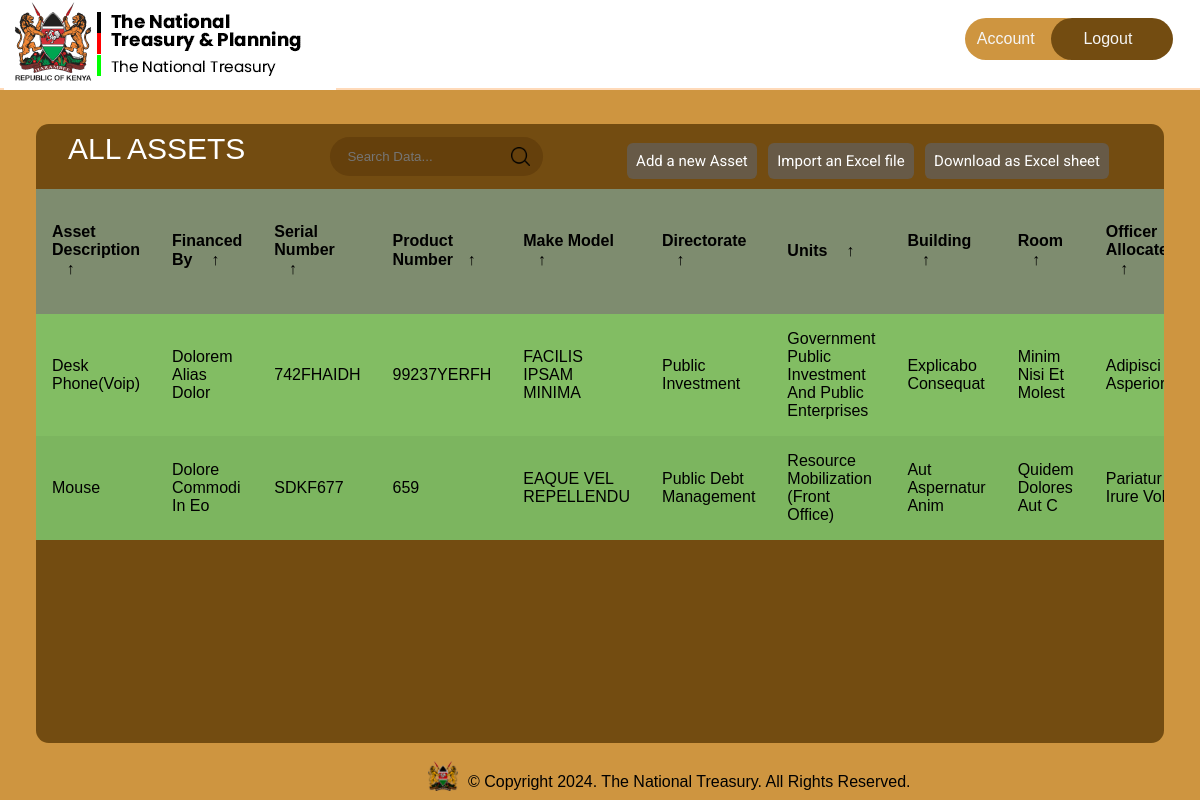
Screenshot of / (signed in) with the database file from the repository.
### inventory/models.py (models this page shows, shortened)
class Asset(db.Model):
    idassets = db.Column(db.Integer, primary_key=True)
    asset_description = db.Column(db.Text, nullable=False)
    financed_by = db.Column(db.Text, default="N/A")
    serial_number = db.Column(db.Text, nullable=False, unique=True)
    product_number = db.Column(db.Text, nullable=False)
    make_model = db.Column(db.Text, nullable=False)
    directorate = db.Column(db.Text, nullable=False)
    units = db.Column(db.Text, nullable=False)
    building = db.Column(db.Text, nullable=False)
    room = db.Column(db.Integer, nullable=False)
    officer_allocated = db.Column(db.Text, default="N/A")
    officer_contact_info = db.Column(db.Text, default="N/A")
    state = db.Column(db.Text, nullable=False)

### inventory/routes.py (the view)
@app.route("/")
def index():
    assets = Asset.query.all()
    return render_template("index.html", assets=assets)

### inventory/models.py (called while the page is built)
@login_manager.user_loader
def load_user(user_id):
    return User.query.get(int(user_id))

### inventory/templates/index.html (shortened to what this page needs)
{% extends "base.html" %}
{% if current_user.is_authenticated %}
{% block head %}
{{ super() }}
<link rel="stylesheet" href="{{ url_for('static', filename='dashboard.css') }}">
{% endblock head %}
{% endif %}
{% block navlinks %}
	{%if current_user.is_authenticated%}
		<a href="{{url_for('profile')}}" class="links signup">Account</a>
		<a href="{{url_for('logout')}}" class="links login">Logout</a>
	{% else %}
		<a href="{{url_for('register')}}" class="links signup">Sign up</a>
		<a href="{{url_for('login')}}" class="links login">Login</a>
	{% endif %}
{% endblock navlinks %}
{% block body %}
{% if not current_user.is_authenticated %}
<div class="heading" style="background-color: rgb(115,76,17)">
	<h2>INVENTORY MANAGEMENT SYSTEM</h2>
</div> <br><br>
<div class="parent">
	<div class="child1">
		<p>The  <b> National Treasury Inventory Management System </b>
			is your comprehensive solution for managing and safeguarding the assets of our nation's treasury.
			Our state-of-the-art platform ensures efficient, secure, and transparent handling of inventory,
			providing a seamless experience for all users.</p>
		<div class="register-login-btns">
			<a href="{{ url_for('register') }}" class="button-64" role="button"><span class="text">Get Started</span></a>
			<a href="{{ url_for('login') }}" class="button-64" role="button"><span class="text">Log In</span></a>
		</div>
	</div>
	<div class="child2">
		<img src="{{url_for('static', filename='assets/images/hero.jpeg')}}" alt="">
	</div>
</div>
{% else %}
<div class="main">
    <main class="table" id="customers_table">
        <section class="table__header">
            <a href="{{ url_for('index') }}" class="all-assets-btn" ><h1>All Assets</h1></a>
            <div class="input-group">
                <input type="search" placeholder="Search Data...">
		<img src="{{ url_for('static', filename='assets/images/search.png') }}" alt="">
            </div>
	    <div class="table-links">
		<a href="{{ url_for('create_assets') }}" class="add-asset-link">Add a new Asset</a>
		<button id="import-excel-btn" class="import-excel">Import an Excel file</button>
		<button id="toEXCEL" class="export-excel">Download as
			Excel sheet</button>
	    </div>
        </section>
        <section class="table__body">
            <table>
                <thead>
                    <tr>
                        <th> Asset Description <span class="icon-arrow">&UpArrow;</span></th>
                        <th> Financed by <span class="icon-arrow">&UpArrow;</span></th>
                        <th> Serial Number <span class="icon-arrow">&UpArrow;</span></th>
                        <th> Product Number<span class="icon-arrow">&UpArrow;</span></th>
                        <th> Make Model <span class="icon-arrow">&UpArrow;</span></th>
                        <th> Directorate <span class="icon-arrow">&UpArrow;</span></th>
                        <th> Units <span class="icon-arrow">&UpArrow;</span></th>
                        <th> Building <span class="icon-arrow">&UpArrow;</span></th>
                        <th> Room <span class="icon-arrow">&UpArrow;</span></th>
                        <th> Officer Allocated <span class="icon-arrow">&UpArrow;</span></th>
                    </tr>
                </thead>
                <tbody>
					{% for asset in assets %}
					<tr>
						<td>{{ asset.asset_description }}</td>
						<td>{{ asset.financed_by }}</td>
						<td>{{ asset.serial_number }}</td>
						<td>{{ asset.product_number }}</td>
						<td>{{ asset.make_model }}</td>
						<td>{{ asset.directorate }}</td>
						<td>{{ asset.units }}</td>
						<td>{{ asset.building }}</td>
						<td>{{ asset.room }}</td>
						<td>{{ asset.officer_allocated }}</td>
					</tr>
						{% endfor %}
                </tbody>
            </table>
        </section>
    </main>
	{% endif %}
{% endblock body %}

### inventory/templates/base.html (shortened to what this page needs)
<!DOCTYPE html>
<html lang="en">
<head>
	{% block head %}
	<link rel="stylesheet" href="https://cdnjs.cloudflare.com/ajax/libs/font-awesome/6.5.1/css/all.min.css"
 />
		<link rel="stylesheet" href="{{ url_for('static',filename='style.css') }}">
	{% endblock head %}
</head>
<body>
	<div class="nav">
		<div class="logo">
			<a href="{{ url_for('index') }}"><img
					src=" {{ url_for('static', filename='assets/images/TNT logo.png')  }} "
					alt="treasury logo"></img></a>
		</div>
		<div class="links">
			{% block navlinks %}
			{% endblock navlinks %}
		</div>
	</div>
	{% block body %}
	{% endblock body %}
	<div class="footer">
		<img src="{{ url_for('static', filename='assets/images/tntfooterlogo.png') }}" alt="footer logo"
			width="30" height="30">
		<p>© Copyright <span class="copyright-year"></span>. The National Treasury. All Rights Reserved.</p>
	</div>
</body>
</html>

### inventory/static/style.css (style rules this page uses)
* { margin: 0; padding: 0; box-sizing: border-box; color-scheme: light; @import url('https://fonts.googleapis.com/css2?family=Roboto+Mono:ital,wght@0,100..700;1,100..700&display=swap'); }
body { display: flex; flex-direction: column; height: 100%; background-color: #ce9540; }
.nav { display: flex; justify-content: space-between; align-items: center; border-bottom: 2px solid peachpuff; padding-left: 4px; padding-top: 5px; padding-right: 15px; background-color: white; position: sticky; top: 0; height: 90px; width: 100%; }
.links { padding: 12px; display: flex; align-items: center; gap: 32px; border-radius: 34px; margin-bottom: 8px; }
.links>a { text-decoration: none; color: whitesmoke; width: 7.6em; }
.signup { background-color: #CE9540; }
.login { background-color: #734C11; margin-left: -67px; padding-left: 32px; }
.footer { display: flex; align-items: center; gap: 10px; margin-left: 8px; position: fixed; bottom: 0; margin-bottom: 4px; left: 35vw; }
.main { display: flex; flex-direction: column; align-items: center; }
.footer { margin-top: 12px; padding-top: 18px; display: flex; align-items: end; justify-content: center; }

### inventory/static/dashboard.css (style rules this page uses)
section { background-color: #734c11; }
body { display: flex; flex-direction: column; height: 100%; background-color: #ce9540; }
.all-assets-btn { text-decoration: none; }
.table-links { margin-top: 20px; margin-right: 16px; }
.table-links>* { padding: 9px; background-color: #675a47; margin-right: 7px; margin-bottom: 12px; color: #fff; font-family: 'Roboto', sans-serif; font-size: 15px; border-radius: 6px; appearance: none; border: none }
.add-asset-link { text-decoration: none; }
h1 { font-size: 30px; color: #fff; text-transform: uppercase; font-weight: 300; text-align: center; margin-bottom: 15px; }
.footer { position: fixed; bottom: 5px; }
* { margin: 0; padding: 0; box-sizing: border-box; font-family: sans-serif; }
td, th { width: 200px; }
main.table { width: 94%; margin: 34px 0px; background-color: #734c11; height: calc(90vh - 101px); backdrop-filter: blur(7px); border-radius: .8rem; overflow: auto; }
tbody { background: #82bd63; }
td { width: 400px; }
.table__header { width: 100%; height: 65px; padding: .8rem 2rem; display: flex; justify-content: space-between; align-items: center; }
.table__header .input-group { width: 20%; height: 100%; background-color: #4a270455; padding: 0 .8rem; border-radius: 2rem; display: flex; justify-content: center; align-items: center; transition: .2s; }
.table__header .input-group img { width: 1.2rem; height: 1.2rem; }
.table__header .input-group input { width: 100%; padding: 0 .5rem 0 .3rem; background-color: transparent; border: none; outline: none; }
table { width: 100%; }
table, th, td { border-collapse: collapse; padding: 1rem; text-align: left; }
thead th { position: sticky; top: 0; left: 0; background-color: #87bbb494; cursor: pointer; text-transform: capitalize; }
tbody tr:nth-child(even) { background-color: #0000000b; }
tbody tr { --delay: .1s; transition: .5s ease-in-out var(--delay), background-color 0s; }
tbody tr td, tbody tr td p, tbody tr td img { transition: .2s ease-in-out; }
thead th span.icon-arrow { display: inline-block; width: 1.3rem; height: 1.3rem; border-radius: 50%; border: 1.4px solid transparent; text-align: center; font-size: 1rem; margin-left: .5rem; transition: .2s ease-in-out; }

### rows the page displays
Asset: asset_description "Desk Phone(Voip)", financed_by "Dolorem Alias Dolor", serial_number "742FHAIDH", product_number "99237YERFH", make_model "FACILIS IPSAM MINIMA", directorate "Public Investment", units "Government Public Investment And Public Enterprises", building "Explicabo Consequat", room "Minim Nisi Et Molest", officer_allocated "Adipisci…"
Asset: asset_description "Mouse", financed_by "Dolore Commodi In Eo", serial_number "SDKF677", product_number "659", make_model "EAQUE VEL REPELLENDU", directorate "Public Debt Management", units "Resource Mobilization (Front Office)", building "Aut Aspernatur Anim", room "Quidem Dolores Aut C", officer_allocated "Pariatur Irure…"
